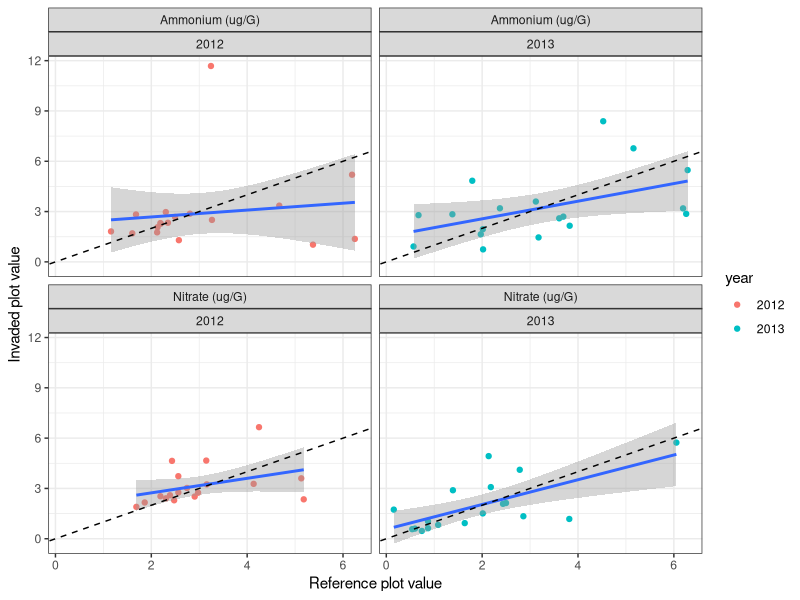
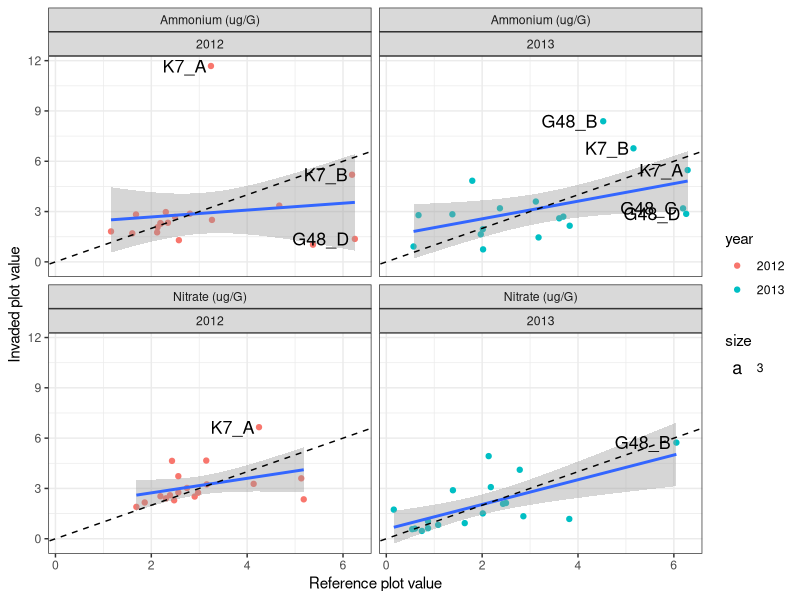
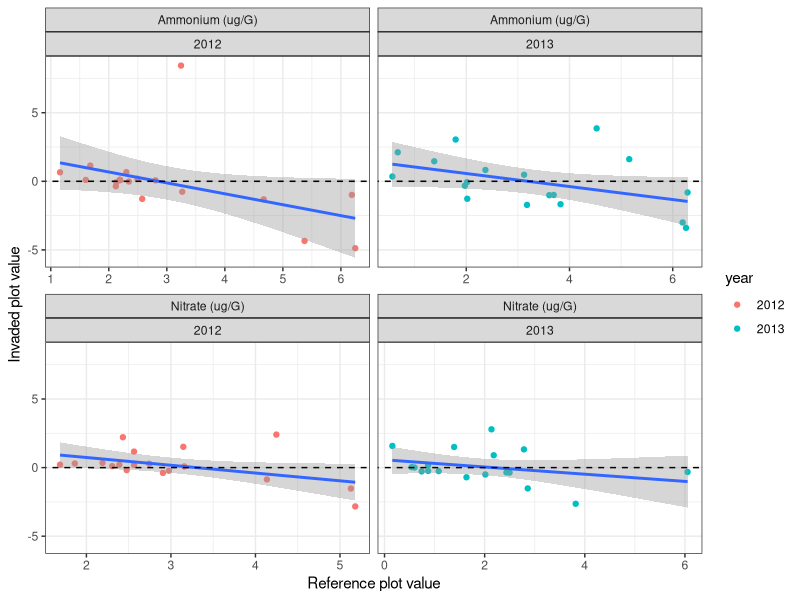
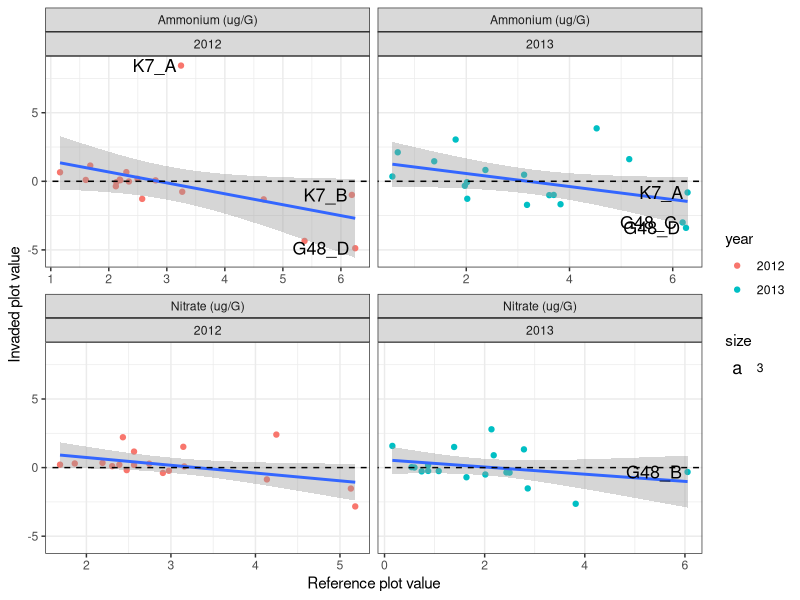
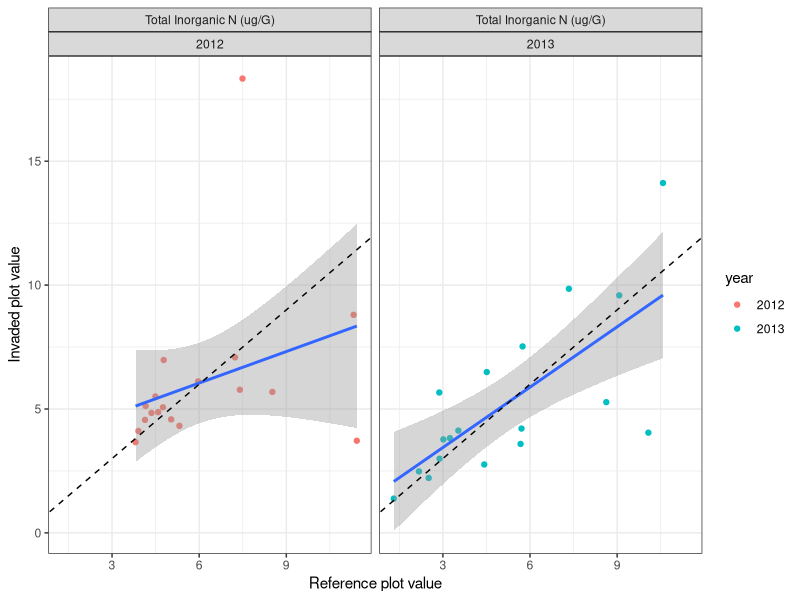
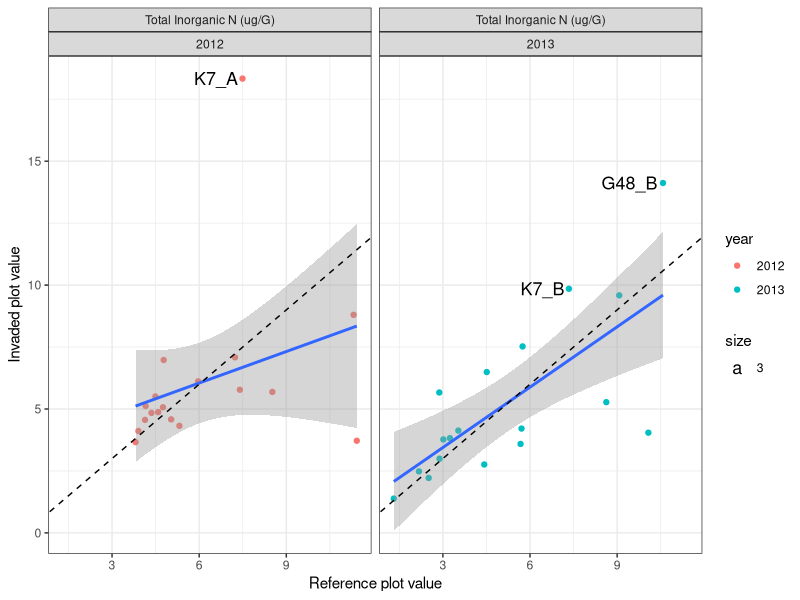
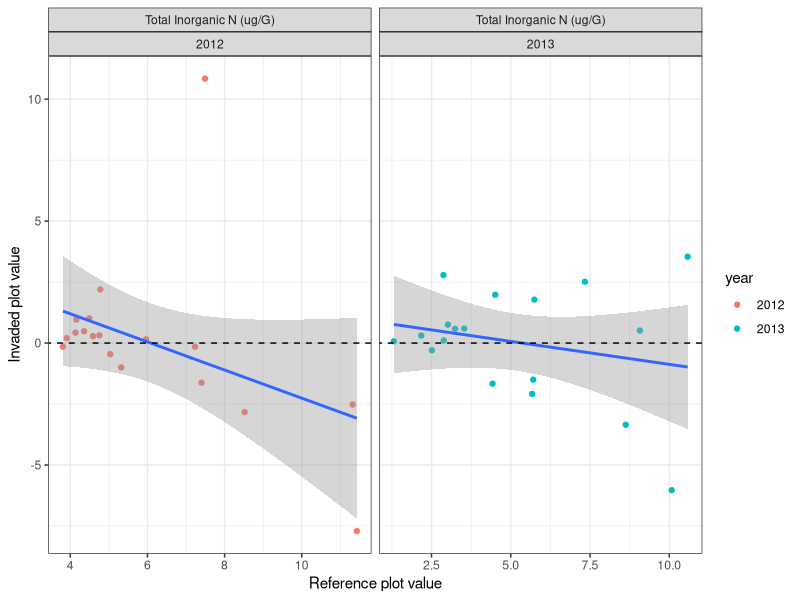
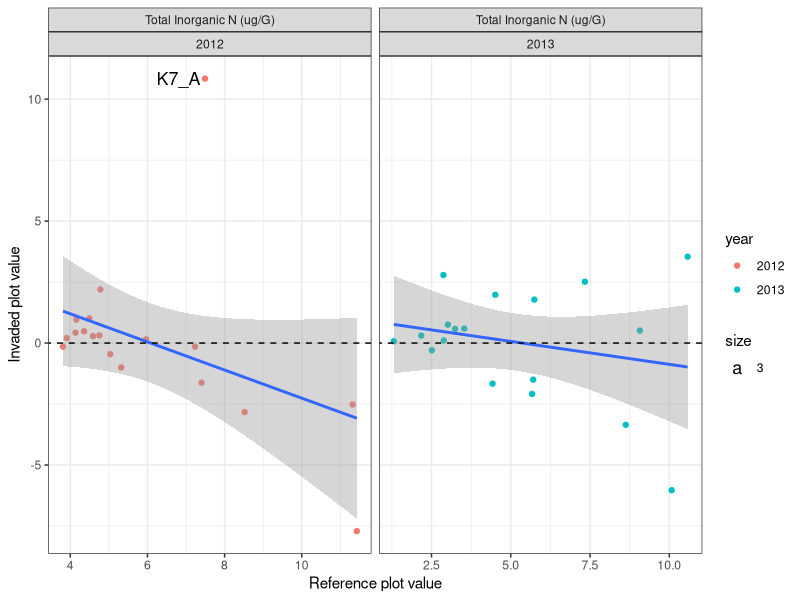

Write R code to recreate these figures, in order.
#question2.R
#files needed: tab-delim files in 'e8DataPackage_080314_clean' folder
#question2: How does reference nutrient availability correlate with invaded nutrient availability across sites?

library(ggplot2); theme_set(theme_bw())
library(dplyr)
library(reshape2)
library(doBy)
#########################################################
#load data

#soil data (sd)
sd<-read.table("e8DataPackage_080314_clean/e8_plothalfSoilData_clean.txt",header=TRUE,sep="\t")
sd_dic<-read.table("e8DataPackage_080314_clean/e8_plothalfSoilData_dictionary_clean.txt",header=TRUE,sep="\t")

#veg data (vd)
vd<-read.table("e8DataPackage_080314_clean/e8_plothalfVegData_clean.txt",header=TRUE,sep="\t")
vd_dic<-read.table("e8DataPackage_080314_clean/e8_plothalfVegData_dictionary_clean.txt",header=TRUE,sep="\t")

#########################################################
#Make dataframe to plot: invader biomass vs native subplot resource availability

#pull out the top depth
sdt<-filter(sd,depth == "T") 

#pick out the columns of interest
colnames(sdt)
sdf<-sdt[,c('plotname','year','inv','nhi','noi','toti')]

#Make dataframes to plot 1) nhi, noi and 2) toti
colnames(sdf)
##for nhi and noi
sdf.n<-melt(sdf, measure.var=c('nhi','noi'))
sdf.n$year<-as.factor(sdf.n$year)
sdf.nN<-filter(sdf.n,inv == "N") 
sdf.nI<-filter(sdf.n,inv == "I") 
s.n<-data.frame(sdf.nN[,c('plotname','year','variable')], nat.vals=sdf.nN[,'value'], inv.vals=sdf.nI[,'value'])
head(s.n)
##for toti
sdf.t<-melt(sdf, measure.var=c('toti'))
sdf.t$year<-as.factor(sdf.t$year)
sdf.tN<-filter(sdf.t,inv == "N") 
sdf.tI<-filter(sdf.t,inv == "I") 
s.t<-data.frame(sdf.tN[,c('plotname','year','variable')], nat.vals=sdf.tN[,'value'], inv.vals=sdf.tI[,'value'])
head(s.t)

#Fxn to rename variables for ggplot
PrettyVaribNames<-function(df, prettynames, vars){
  prettydf <- df
  for (i in 1:length(vars)){
    levels(prettydf$variable)[levels(prettydf$variable)==vars[i]] <- prettynames[i]
  }
  return (prettydf)
}

#Provide pretty varibale names using fxn
prettynames<-c("Ammonium (ug/G)","Nitrate (ug/G)","Total Inorganic N (ug/G)","Nitrification (ug/G*d)","Mineralization (ug/G*d)","Soil Moisture (%)") #for all
vars<-c('nhi','noi','toti','nitrifd','minzd','soilmoi') #for all
s.n.pretty<-PrettyVaribNames(s.n, prettynames, vars) #for plot with nhi and noi
s.t.pretty<-PrettyVaribNames(s.t, prettynames, vars) #for plot with toti

#Ammonium and Nitrate
##slope = 0
p2.n<-ggplot(s.n.pretty,aes(s.n.pretty, x=nat.vals, y = inv.vals)) + geom_point(aes(color=year)) + facet_wrap(~variable+year, scales='fixed', ncol=2) + xlab("Reference plot value") + ylab("Invaded plot value") + geom_smooth(method='lm',se=T) + geom_abline(intercept=0, slope=1, lty=2, color=1)
p2.n
ggsave(file = "p2_n.png",scale=1,width = 6, height = 6)
#p2.n + geom_text(aes(label=plotname),hjust=1.1, size=3)
p2.n + geom_text(aes(label=ifelse((nat.vals>4*IQR(nat.vals)|inv.vals>4*IQR(inv.vals)),as.character(plotname)," "), hjust=1.1, size=3)) #label outliers
ggsave(file = "p2_n_labels.png",scale=1,width = 6, height = 6)
##slope = 1
s.n.pretty1<-transform(s.n.pretty,inv.vals=inv.vals-s.n.pretty$nat.vals)
p3.n<-ggplot(s.n.pretty1,aes(s.n.pretty1, x=nat.vals, y = inv.vals)) + geom_point(aes(color=year)) + facet_wrap(~variable+year, scales='free_x', ncol=2) + xlab("Reference plot value") + ylab("Invaded plot value") + geom_smooth(method='lm',se=T) + geom_abline(intercept=0, slope=0, lty=2, color=1)
p3.n
ggsave(file = "p3_n.png",scale=1,width = 6, height = 6)
#p3 + geom_text(aes(label=plotname), hjust=1.1, size=3)
p3.n + geom_text(aes(label=ifelse((nat.vals>4*IQR(nat.vals)|inv.vals>4*IQR(inv.vals)),as.character(plotname)," "), hjust=1.1, size=3)) #label outliers
ggsave(file = "p3_n_labels.png",scale=1,width = 6, height = 6)

#Total Inorganic N
##slope = 0
p2.t<-ggplot(s.t.pretty,aes(s.t.pretty, x=nat.vals, y = inv.vals)) + geom_point(aes(color=year)) + facet_wrap(~variable+year, scales='fixed', ncol=2) + xlab("Reference plot value") + ylab("Invaded plot value") + geom_smooth(method='lm',se=T) + geom_abline(intercept=0, slope=1, lty=2, color=1)
p2.t
ggsave(file = "p2_t.png",scale=1,width = 6, height = 3)
#p2.t + geom_text(aes(label=plotname),hjust=1.1, size=3)
p2.t + geom_text(aes(label=ifelse((nat.vals>4*IQR(nat.vals)|inv.vals>4*IQR(inv.vals)),as.character(plotname)," "), hjust=1.1, size=3)) #label outliers
ggsave(file = "p2_t_labels.png",scale=1,width = 6, height = 3)
##slope = 1
s.t.pretty1<-transform(s.t.pretty,inv.vals=inv.vals-s.t.pretty$nat.vals)
p3.t<-ggplot(s.t.pretty1,aes(s.t.pretty1, x=nat.vals, y = inv.vals)) + geom_point(aes(color=year)) + facet_wrap(~variable+year, scales='free_x', ncol=2) + xlab("Reference plot value") + ylab("Invaded plot value") + geom_smooth(method='lm',se=T) + geom_abline(intercept=0, slope=0, lty=2, color=1)
p3.t
ggsave(file = "p3_t.png",scale=1,width = 6, height = 3)
#p3 + geom_text(aes(label=plotname), hjust=1.1, size=3)
p3.t + geom_text(aes(label=ifelse((nat.vals>4*IQR(nat.vals)|inv.vals>4*IQR(inv.vals)),as.character(plotname)," "), hjust=1.1, size=3)) #label outliers
ggsave(file = "p3_t_labels.png",scale=1,width = 6, height = 3)

#REMOVE OUTLIER 2012_K7_A
#Ammonium and Nitrate
##remove outlier
s.n.prettyOL<-s.n.pretty
s.n.prettyOL[s.n.prettyOL$plotname=='K7_A' & s.n.prettyOL$year=='2012',c('nat.vals','inv.vals')]<-NA #exclude 2012_K7_A
##slope = 0
p2.nOL<-ggplot(s.n.prettyOL,aes(s.n.prettyOL, x=nat.vals, y = inv.vals)) + geom_point(aes(color=year)) + facet_wrap(~variable+year, scales='fixed', ncol=2) + xlab("Reference plot value") + ylab("Invaded plot value") + geom_smooth(method='lm',se=T) + geom_abline(intercept=0, slope=1, lty=2, color=1)
p2.nOL
ggsave(file = "p2_n_OL.png",scale=1,width = 6, height = 6)
#p2.n + geom_text(aes(label=plotname),hjust=1.1, size=3)
p2.nOL + geom_text(aes(label=ifelse((nat.vals>4*IQR(nat.vals, na.rm=T)|inv.vals>4*IQR(inv.vals, na.rm=T)),as.character(plotname)," "), hjust=1.1, size=3)) +
  scale_x_continuous(limits=c(0,7)) +
  scale_y_continuous(limits=c(0,7)) #label outliers
ggsave(file = "p2_n_OL_labels_1to1.png",scale=1,width = 6, height = 6)
##slope = 1
s.n.pretty1OL<-transform(s.n.prettyOL,inv.vals=inv.vals-s.n.prettyOL$nat.vals)
p3.nOL<-ggplot(s.n.pretty1OL,aes(s.n.pretty1OL, x=nat.vals, y = inv.vals)) + geom_point(aes(color=year)) + facet_wrap(~variable+year, scales='fixed', ncol=2) + xlab("Reference plot value") + ylab("Invaded plot value") + geom_smooth(method='lm',se=T) + geom_abline(intercept=0, slope=0, lty=2, color=1)
p3.nOL
ggsave(file = "p3_n_OL.png",scale=1,width = 6, height = 6)
#p3 + geom_text(aes(label=plotname), hjust=1.1, size=3)
p3.nOL + geom_text(aes(label=ifelse((nat.vals>4*IQR(nat.vals, na.rm=T)|inv.vals>4*IQR(inv.vals, na.rm=T)),as.character(plotname)," "), hjust=1.1, size=3)) +
  scale_x_continuous(limits=c(0,7)) #label outliers
ggsave(file = "p3_n_OL_labels_1to1.png",scale=1,width = 6, height = 6)

#REMOVE OUTLIER 2012_K7_A
#Total Inorganic N
##remove outlier
s.t.prettyOL<-s.t.pretty
s.t.prettyOL[s.t.prettyOL$plotname=='K7_A' & s.t.prettyOL$year=='2012',c('nat.vals','inv.vals')]<-NA #exclude 2012_K7_A
##slope = 0
p2.tOL<-ggplot(s.t.prettyOL,aes(s.t.prettyOL, x=nat.vals, y = inv.vals)) + geom_point(aes(color=year)) + facet_wrap(~variable+year, scales='fixed', ncol=2) + xlab("Reference plot value") + ylab("Invaded plot value") + geom_smooth(method='lm',se=T) + geom_abline(intercept=0, slope=1, lty=2, color=1)
p2.tOL
ggsave(file = "p2_t_OL.png",scale=1,width = 6, height = 3)
#p2.t + geom_text(aes(label=plotname),hjust=1.1, size=3)
p2.tOL + geom_text(aes(label=ifelse((nat.vals>4*IQR(nat.vals, na.rm=T)|inv.vals>4*IQR(inv.vals, na.rm=T)),as.character(plotname)," "), hjust=1.1, size=3)) + 
  scale_x_continuous(limits=c(0,11)) +
  scale_y_continuous(limits=c(0,11)) #label outliers
ggsave(file = "p2_t_OL_labels_1to1.png",scale=1,width = 6, height = 3)
##slope = 1
s.t.pretty1OL<-transform(s.t.prettyOL,inv.vals=inv.vals-s.t.prettyOL$nat.vals)
p3.tOL<-ggplot(s.t.pretty1OL,aes(s.t.pretty1OL, x=nat.vals, y = inv.vals)) + geom_point(aes(color=year)) + facet_wrap(~variable+year, scales='fixed', ncol=2) + xlab("Reference plot value") + ylab("Invaded plot value") + geom_smooth(method='lm',se=T) + geom_abline(intercept=0, slope=0, lty=2, color=1)
p3.tOL
ggsave(file = "p3_t_OL.png",scale=1,width = 6, height = 3)
#p3 + geom_text(aes(label=plotname), hjust=1.1, size=3)
p3.tOL + geom_text(aes(label=ifelse((nat.vals>4*IQR(nat.vals, na.rm=T)|inv.vals>4*IQR(inv.vals, na.rm=T)),as.character(plotname)," "), hjust=1.1, size=3)) +
  scale_x_continuous(limits=c(0,11)) #label outliers
ggsave(file = "p3_t_OL_labels_1to1.png",scale=1,width = 6, height = 3)

##########################
#linear model

#Fxn to calc pvals and coefs
#Fxns to use within loop
GetPvals<-function(fit){
  store<-numeric(0)
  pvalx<-summary(fit)$coefficients[2,4]
  r2<-summary(fit)$r.squared
  row<-c(pvalx, r2)
  store<-rbind(store,row)
  colnames(store)<-c('pvalx','r2')  
  return(store)
}
GetCoefs<-function(fit){
  store<-numeric(0)
  int<-summary(fit)$coefficients[1,1]
  coefx<-summary(fit)$coefficients[2,1]
  row<-c(int, coefx)
  store<-rbind(store,row)
  colnames(store)<-c('int', 'coefx')
  return(store)
}
AnotherFxn2<-function(data, stcol, endcol){
  xvars<-colnames(data)[stcol:endcol]
  store<-numeric(0)
  i<-0
  for (i in 1:length(xvars)){
    dataI<-data[data$inv=='I',]
    dataN<-data[data$inv=='N',]
    x<-dataN[,i+stcol-1]
    y<-dataI[,i+stcol-1]
    df<-data.frame(x,y)
    
    fit<-lm(y ~ x, df) #slope = 0
    pvals<-GetPvals(fit)
    coefs<-GetCoefs(fit)
    
    fit2<-lm(y~x+offset(1*x), df) #slope = 1
    pvals2<-GetPvals(fit2)
    coefs2<-GetCoefs(fit2)
    
    row<-c(pvals,coefs,pvals2,coefs2)
    store<-rbind(store,row)
  }
  return(store)
}

#Do it!
s12<-sdf[sdf$year=='2012',]
s13<-sdf[sdf$year=='2013',]
colnames(s12)
stcol<-4 #for all
endcol<-6 #for all
##for 2012
result12<-AnotherFxn2(s12, stcol,endcol)
colna1<-c('pvalx','r2','int', 'coefx')
colna2<-paste(colna1,"slope1",sep="_")
colnames(result12)<-c(colna1,colna2) # does slope differ from 0,1
##for 2013
result13<-AnotherFxn2(s13, stcol, endcol)
colnames(result13)<-c(colna1,colna2) #does slope differ from 0,1
#Make a nice table
varnum<-endcol-stcol+1
year<-c(rep('2012',varnum),rep('2013',varnum))
varna<-c("Ammonium (ug/G)","Nitrate (ug/G)","Total Inorganic N (ug/G)")
xvar<-rep(varna,2)
tmp1<-rbind(result12,result13)
tmp2<-data.frame(xvar,year,tmp1)
tmp3<-orderBy(~xvar,tmp2)
tmp3[,c(3:6,8:10)]<-round(tmp3[,c(3:6,8:10)], digits=2)
tmp3[,7]<-round(tmp3[,7], digits=4)
tab<-tmp3
tab
write.table(tab, file='q2n3tab.txt')

#REMOVE OUTLIER 2012_K7_A
#Do it!
sdfOL<-sdf
sdfOL[sdfOL$plotname=='K7_A' & sdfOL$year==2012,c('nhi','noi','toti')]<-NA #exclude 2012_K7_A
sOL12<-sdfOL[sdfOL$year=='2012',]
sOL13<-sdfOL[sdfOL$year=='2013',]
##for 2012
resultOL12<-AnotherFxn2(sOL12, stcol,endcol)
colnames(resultOL12)<-c(colna1,colna2) # does slope differ from 0,1
##for 2013
resultOL13<-AnotherFxn2(s13, stcol, endcol)
colnames(resultOL13)<-c(colna1,colna2) #does slope differ from 0,1
#Make a nice table
tmp1.OL<-rbind(resultOL12,resultOL13)
tmp2.OL<-data.frame(xvar,year,tmp1.OL)
tmp3.OL<-orderBy(~xvar,tmp2.OL)
tmp3.OL[,c(3:6,8:10)]<-round(tmp3.OL[,c(3:6,8:10)], digits=2)
tmp3.OL[,7]<-round(tmp3.OL[,7], digits=4)
tab.OL<-tmp3.OL
tab.OL
write.table(tab.OL, file='q2n3tab_OL.txt')



